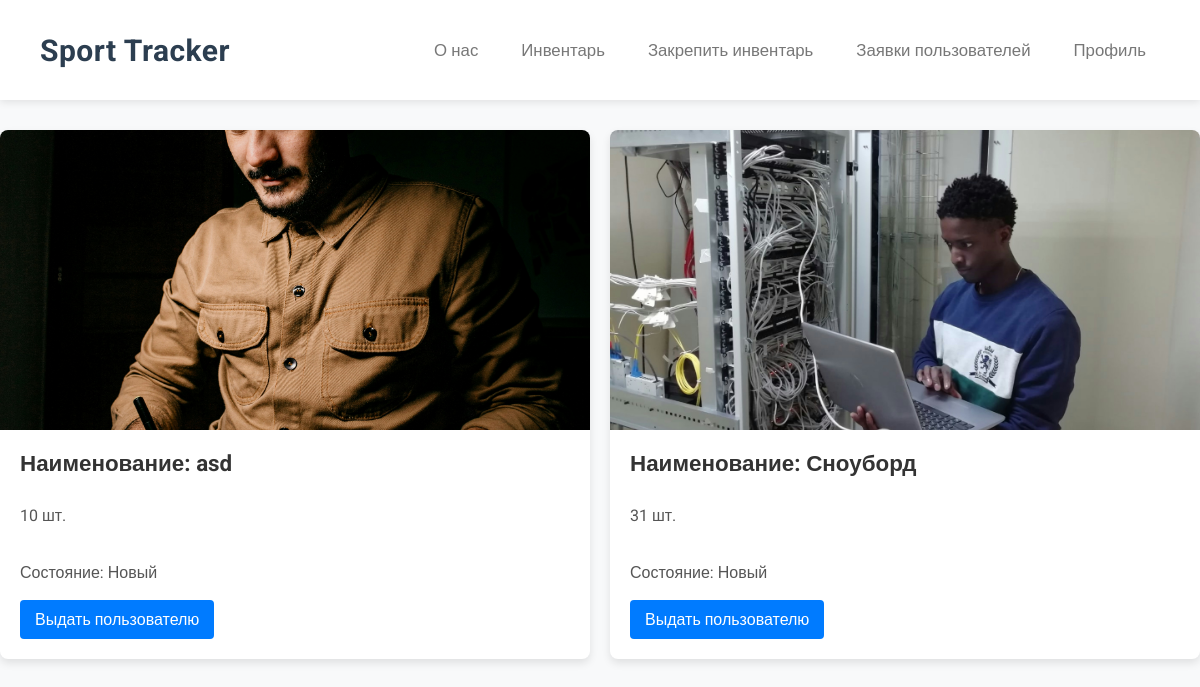
Before: /user_detail/2/ (signed in) with the older database file.
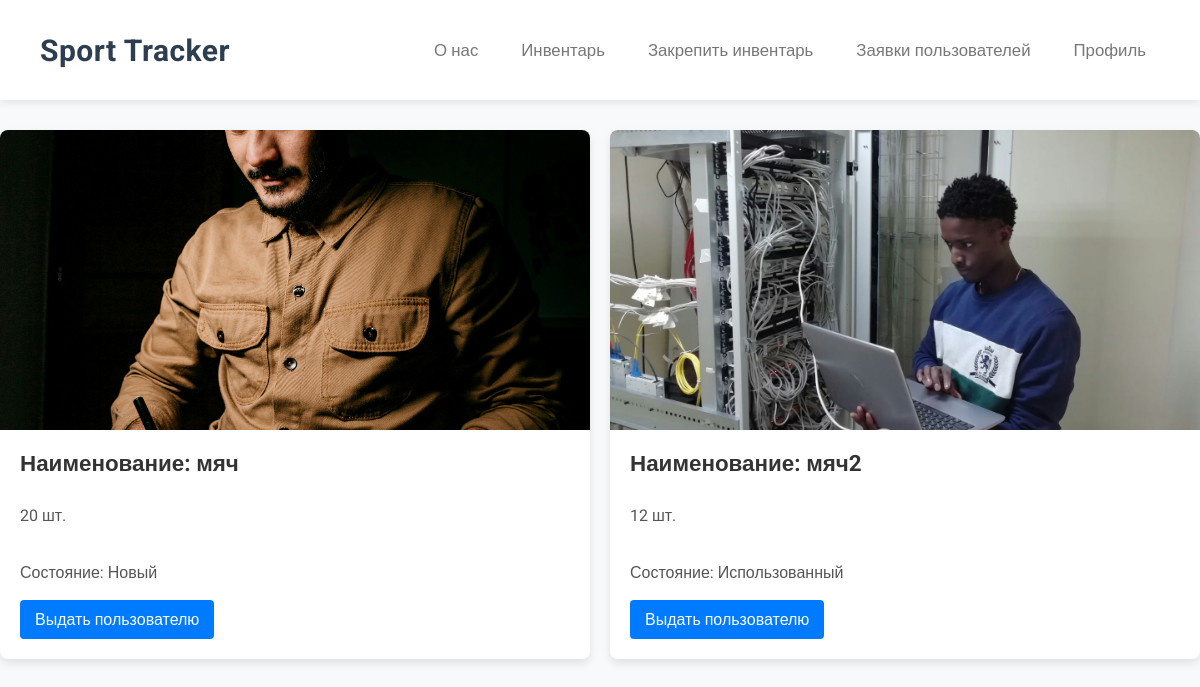
After: the same page with the newer database file.
### main/models.py (models this page shows, shortened)
class Votings(models.Model):
    author = models.ForeignKey(User, on_delete=models.CASCADE)
    image = models.ImageField(upload_to=get_image_upload_path, blank=True, null=True)
    name = models.TextField()
    questions_number = models.IntegerField()
    type_of_voting = models.TextField()

### main/views.py (the view)
# urls.py: path('user_detail/<int:user_id>/', user_detail, name='user_detail'),
def user_detail(request, user_id):
    user = get_object_or_404(User, id=user_id)
    categories = Votings.objects.all()
    context = {
        "categories": categories,
        "is_admin": False,
        "is_auth": False,
    }
    if request.user.is_superuser:
        context["is_admin"] = True
    if request.user.is_authenticated:
        context["is_auth"] = True
    data = []
    for category in categories:
        directory = f"main/uploads/votings/admin/{category.id}"
        url_to_header = ""
        if len(os.listdir(directory)) != 0:
            url_to_header = f"/uploads/votings/admin/{category.id}/{os.listdir(directory)[0]}"
        data.append({"category": category, "url_to_header": url_to_header})
    context["data"] = data
    context['user'] = user
    return render(request, 'user_detail.html', context)

### main/templates/user_detail.html (shortened to what this page needs)
{% load static %}
<!DOCTYPE html>
<html lang="en">
<head>
    <link rel="stylesheet" href="{% static 'catalog_cards.css' %}">
    <link rel="stylesheet" href="{% static 'header.css' %}">
</head>
{% include 'header.html' %}
<body>
    <div class="container">
        {% for category in data %}
        <div class="item">
          <div class="wrapper exmpl"><img src="{{category.url_to_header}}" alt="Шапка опроса"></div>
          <div class="card">
            <h3>Наименование: {{category.category.name}}</h3>
            <p>{{category.category.questions_number }} шт.</p>
             {% if category.category.type_of_voting == "one" %}
                <p>Состояние: Новый</p>
              {% elif category.category.type_of_voting == "multi" %}
                <p>Состояние: Использованный</p>
              {% else %}
                <p>Состояние: Сломанный</p>
              {% endif %}
              {% if is_admin %}
                  <a class="card_link" href="{% url 'issue_inventory' user_id=user.id voting_id=category.category.id item_name=category.category.name %}">Выдать пользователю</a>
              {% else %}
                  <a class="card_link">Чтобы сделать запрос, зайдите в аккаунт</a>
              {% endif %}
          </div>
        </div>
        {% endfor %}
    </div>
</body>
</html>

Changed rows visible on the page:
removed Votings: shows a picture, category.name "Сноуборд", category.questions_number "31", type_of_voting "Состояние: Новый"
changed Votings: category.name "asd" → "мяч"; category.questions_number "10" → "20"
added Votings: shows a picture, category.name "мяч2", category.questions_number "12", type_of_voting "Состояние: Использованный"
